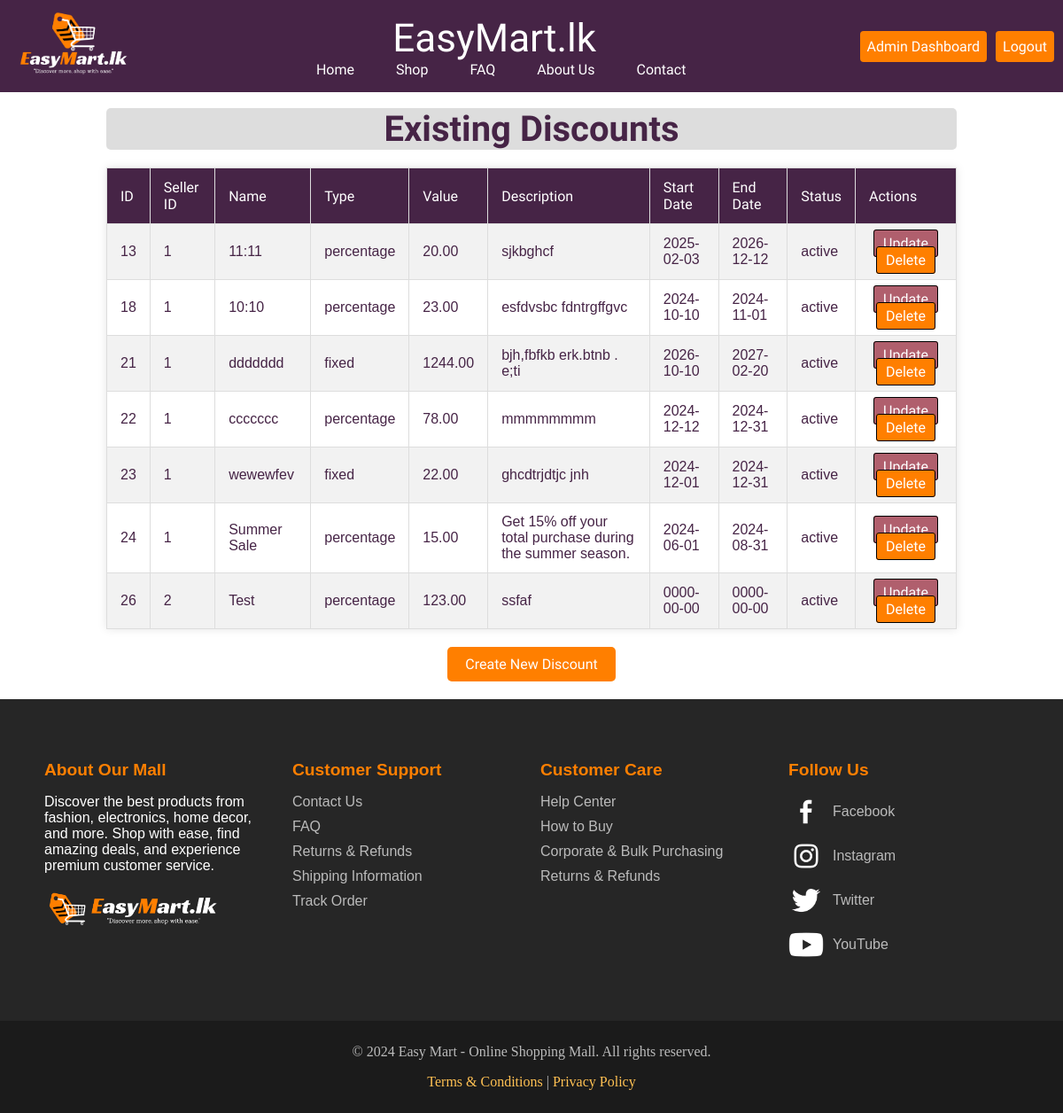
/seller_dashboard/discount/discountRead.php (signed in), run on the app's committed database.
### tables this page shows
CREATE TABLE `discount` (
  `discount_id` int(11) NOT NULL,
  `sellerid` int(11) DEFAULT NULL,
  `discountName` varchar(255) NOT NULL,
  `discountType` enum('percentage','fixed') NOT NULL,
  `discountValue` decimal(10,2) NOT NULL,
  `description` varchar(500) NOT NULL,
  `startDay` date NOT NULL DEFAULT current_timestamp(),
  `endDay` date NOT NULL DEFAULT current_timestamp(),
  `status` enum('active','disable') NOT NULL
);

### seller_dashboard/discount/discountRead.php (the view, shortened to what this page needs)
<?php
include '../../connect.php';
$discount = $conn->query("SELECT * FROM discount");
?>
<!DOCTYPE html>
<html lang="en">
<head>
    <link rel="stylesheet" href="assert/discountstyle.css">
</head>
<body>
    <?php include '../../header.php'?>
    <br>
    <h1 class="pagetitle80">Existing Discounts</h1>
    <table class="table" border="1">
        <tr class="tablerow">
            <th class="tablehead">ID</th>
            <th class="tablehead">Seller ID</th>
            <th class="tablehead">Name</th>
            <th class="tablehead">Type</th>
            <th class="tablehead">Value</th>
            <th class="tablehead">Description</th>
            <th class="tablehead">Start Date</th>
            <th class="tablehead">End Date</th>
            <th class="tablehead">Status</th>
            <th class="tablehead">Actions</th>
        </tr>
        <?php while ($row = $discount->fetch_assoc()) { ?>
            <tr class="tablerow">
                <td class="tabledata"><?php echo $row['discount_id']; ?></td>
                <td class="tabledata"><?php echo $row['sellerid']; ?></td>
                <td class="tabledata"><?php echo $row['discountName']; ?></td>
                <td class="tabledata"><?php echo $row['discountType']; ?></td>
                <td class="tabledata"><?php echo $row['discountValue']; ?></td>
                <td class="tabledata"><?php echo $row['description']; ?></td>
                <td class="tabledata"><?php echo $row['startDay']; ?></td>
                <td class="tabledata"><?php echo $row['endDay']; ?></td>
                <td class="tabledata"><?php echo $row['status']; ?></td>
                <td class="tabledata">
                    <a class="actionbtn1" href="discountUpdate.php?id=<?php echo $row['discount_id']; ?>">Update</a>
                    <a class="actionbtn2" href="discountDelete.php?id=<?php echo $row['discount_id']; ?>" onclick="return confirmDelete()">Delete</a>
                </td>
            </tr>
        <?php } ?>
    </table>
    <a class="createbtn" href="discountCreate.php">Create New Discount</a>
    <?php include '../../footer.php'?>
</body>
</html>

### seller_dashboard/discount/assert/discountstyle.css (style rules this page uses)
body { margin: 0; }
.pagetitle80 { text-align: center; color:#462446 ; font-family: 'racing sans one'; font-size: 40px; background-color: #ddd; border-radius: 5px; width: 80%; margin: 0 auto 20px; }
.table { width: 80%; margin: 0 auto; border-collapse: collapse; background-color: #fff; box-shadow: 0 0 10px rgba(0, 0, 0, 0.1); }
.tablehead { padding: 12px 15px; text-align: left; border: 1px solid #ddd; background-color: #462446; color: white; font-family:'Doppio One'; font-weight: normal; }
.tabledata { padding: 12px 15px; text-align: left; border: 1px solid #ddd; color: #462446; font-family: Arial, sans-serif; }
.tablerow:nth-child(even) { background-color: #f2f2f2; }
.tabledata:last-child { text-align: center; }
.actionbtn1 { color: #ffffff; text-decoration: none; padding: 5px 10px; border: 1px solid #000000; border-radius: 3px; background-color: #b05f6d; font-family:'Doppio One'; }
.actionbtn2 { color: #ffffff; text-decoration: none; padding: 5px 10px; border: 1px solid #000000; border-radius: 3px; background-color: #ff7f00; font-family:'Doppio One'; }
.createbtn { display: block; width: max-content; margin: 20px auto; background-color: #ff7f00; color: white; padding: 10px 20px; border-radius: 5px; text-decoration: none; font-family:'Doppio One'; }

### css/header.css (style rules this page uses)
body { margin: 0; }

### data on the page
discount: discount_id "13", sellerid "1", discountName "11:11", discountType "percentage", discountValue "20.00", description "sjkbghcf", startDay "2025-02-03", endDay "2026-12-12", status "active"
discount: discount_id "18", sellerid "1", discountName "10:10", discountType "percentage", discountValue "23.00", description "esfdvsbc fdntrgffgvc", startDay "2024-10-10", endDay "2024-11-01", status "active"
discount: discount_id "21", sellerid "1", discountName "ddddddd", discountType "fixed", discountValue "1244.00", description "bjh,fbfkb erk.btnb . e;ti", startDay "2026-10-10", endDay "2027-02-20", status "active"
discount: discount_id "22", sellerid "1", discountName "ccccccc", discountType "percentage", discountValue "78.00", description "mmmmmmmm", startDay "2024-12-12", endDay "2024-12-31", status "active"
discount: discount_id "23", sellerid "1", discountName "wewewfev", discountType "fixed", discountValue "22.00", description "ghcdtrjdtjc jnh", startDay "2024-12-01", endDay "2024-12-31", status "active"
discount: discount_id "24", sellerid "1", discountName "Summer Sale", discountType "percentage", discountValue "15.00", description "Get 15% off your total purchase during the summer season.", startDay "2024-06-01", endDay "2024-08-31", status "active"
discount: discount_id "26", sellerid "2", discountName "Test", discountType "percentage", discountValue "123.00", description "ssfaf", startDay "0000-00-00", endDay "0000-00-00", status "active"
